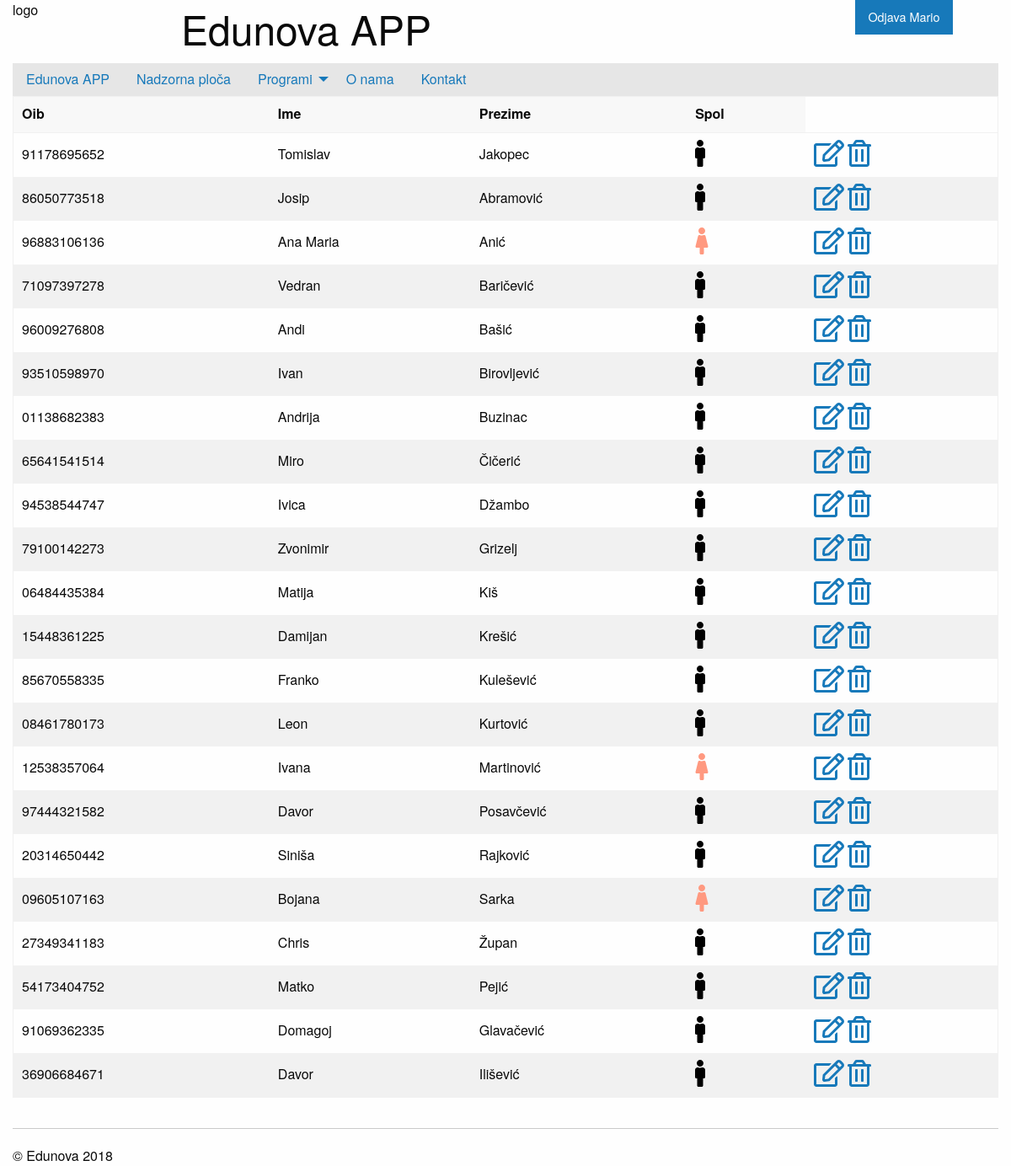
The page /privatno/osoba/index.php (signed in) on the database its author committed.
### tables this page shows
create table osoba(
sifra int not null primary key auto_increment,
oib char(11) not null,
ime varchar(50) not null default 'Ana',
prezime varchar(50) not null,
email varchar(100),
spol boolean
);

### konfiguracija.php (called while the page is built, shortened)
<?php
include_once 'funkcije.php';
$putanjaAPP = "/EdunovaAPP/";
$naslovAPP="Edunova APP";
$appID="EDUNOVAAPP";

### privatno/osoba/index.php (the view, shortened to what this page needs)
<?php include_once '../../konfiguracija.php';
?>
<!doctype html>
<html class="no-js" lang="en" dir="ltr">
  <head>
    <?php include_once '../../include/head.php'; ?>
  </head>
  <body>
    <div class="grid-container">
    	<?php include_once '../../include/zaglavlje.php'; ?>
      	<?php include_once '../../include/izbornik.php'; ?>
      	<div class="grid-x grid-padding-x">
			<div class="large-12 cell">
				<table>
					<thead>
						<tr>
							<th>Oib</th>
							<th>Ime</th>
							<th>Prezime</th>
							<th>Spol</th>
						</tr>
					</thead>
					<tbody>
					<?php
					$izraz = $veza->prepare("select * from osoba;");
					$izraz->execute();
					$rezultati = $izraz->fetchAll(PDO::FETCH_OBJ);
					foreach ($rezultati as $red):
					?>
						<tr>
							<td><?php echo $red->oib; ?></td>
							<td><?php echo $red->ime; ?></td>
							<td><?php echo $red->prezime ?></td>
							<td title="<?php echo $red->spol; ?>"><?php
							if($red->spol==="1"){
								echo "<i style=\"color: #000000 \" title=\"Musko\" class=\"fas fa-male fa-2x\"></i>";
							}else{
								echo "<i style=\"color: #ff9980 \" title=\"Zensko\" class=\"fas fa-female fa-2x\"></i>";
							}
							?></td>
							<td>
								<a href="#"><i class="far fa-edit fa-2x"></i></a>
								<a href="#"><i class="far fa-trash-alt fa-2x"></i></a>
							</td>
						</tr>
					<?php endforeach; ?>
					</tbody>
				</table>
			</div>
		</div>
		<?php include_once '../../include/podnozje.php'; ?>
    </div>
  </body>
</html>

### include/head.php (shortened to what this page needs)
<link rel="stylesheet" href="<?php echo $putanjaAPP; ?>css/foundation.css">
<link rel="stylesheet" href="<?php echo $putanjaAPP; ?>css/app.css">

### include/zaglavlje.php
<div class="grid-x grid-padding-x">
	<div class="large-2 cell">
	  logo
	</div>
	<div class="large-8 cell">
	  <h1><?php echo $naslovAPP; ?></h1>
	</div>
	<div class="large-2 cell">
		<?php if(!isset($_SESSION[$appID."autoriziran"])): ?>
	  		<a href="<?php echo $putanjaAPP; ?>login.php" class="button">Prijava</a>
	  	<?php else: ?>
	  		<a href="<?php echo $putanjaAPP; ?>logout.php" class="button">Odjava <?php
	  			echo $_SESSION[$appID."autoriziran"]->ime;
	  			?></a>
	  	<?php endif;?>
	</div>
</div>

### include/izbornik.php (shortened to what this page needs)
<div class="top-bar" id="example-menu">
  <div class="top-bar-left">
    <ul class="dropdown menu" data-dropdown-menu>
      <?php
      stavkaIzbornika($putanjaAPP."index.php", $naslovAPP); ?>
      <?php if(isset($_SESSION[$appID."autoriziran"])): ?>
		<li>
			<a href="#">Programi</a>
		</li>
      <?php endif;?>
    </ul>
  </div>
</div>

### funkcije.php (shortened to what this page needs)
<?php
function stavkaIzbornika($putanja,$opis){
	?>
	<li<?php echo $_SERVER["PHP_SELF"] === $putanja  ? " class=\"active\"" : "";?>>
		<a href="<?php echo $putanja; ?>"><?php echo $opis; ?></a>
	</li>
	<?php
}

### include/podnozje.php
<div class="grid-x grid-padding-x">
	<div class="large-12 cell">
		<hr />
		&copy; Edunova <?php echo date("Y"); ?>
	</div>
</div>

### css/app.css (style rules this page uses)
.top-bar { padding: 0rem; }

### rows shown on the page
osoba: oib "91178695652", ime "Tomislav", prezime "Jakopec", spol 1 (drawn)
osoba: oib "86050773518", ime "Josip", prezime "Abramović", spol 1 (drawn)
osoba: oib "96883106136", ime "Ana Maria", prezime "Anić", spol 0 (drawn)
osoba: oib "71097397278", ime "Vedran", prezime "Baričević", spol 1 (drawn)
osoba: oib "96009276808", ime "Andi", prezime "Bašić", spol 1 (drawn)
osoba: oib "93510598970", ime "Ivan", prezime "Birovljević", spol 1 (drawn)
osoba: oib "01138682383", ime "Andrija", prezime "Buzinac", spol 1 (drawn)
osoba: oib "65641541514", ime "Miro", prezime "Čičerić", spol 1 (drawn)
osoba: oib "94538544747", ime "Ivica", prezime "Džambo", spol 1 (drawn)
osoba: oib "79100142273", ime "Zvonimir", prezime "Grizelj", spol 1 (drawn)
osoba: oib "06484435384", ime "Matija", prezime "Kiš", spol 1 (drawn)
osoba: oib "15448361225", ime "Damijan", prezime "Krešić", spol 1 (drawn)
osoba: oib "85670558335", ime "Franko", prezime "Kulešević", spol 1 (drawn)
osoba: oib "08461780173", ime "Leon", prezime "Kurtović", spol 1 (drawn)
osoba: oib "12538357064", ime "Ivana", prezime "Martinović", spol 0 (drawn)
osoba: oib "97444321582", ime "Davor", prezime "Posavčević", spol 1 (drawn)
osoba: oib "20314650442", ime "Siniša", prezime "Rajković", spol 1 (drawn)
osoba: oib "09605107163", ime "Bojana", prezime "Sarka", spol 0 (drawn)
osoba: oib "27349341183", ime "Chris", prezime "Župan", spol 1 (drawn)
osoba: oib "54173404752", ime "Matko", prezime "Pejić", spol 1 (drawn)
osoba: oib "91069362335", ime "Domagoj", prezime "Glavačević", spol 1 (drawn)
osoba: oib "36906684671", ime "Davor", prezime "Ilišević", spol 1 (drawn)

### other values the page prints
$naslovAPP "Edunova APP"
$_SESSION[$appID."autoriziran"]->ime "Mario"
$opis "Edunova APP Nadzorna ploča O nama Kontakt"
